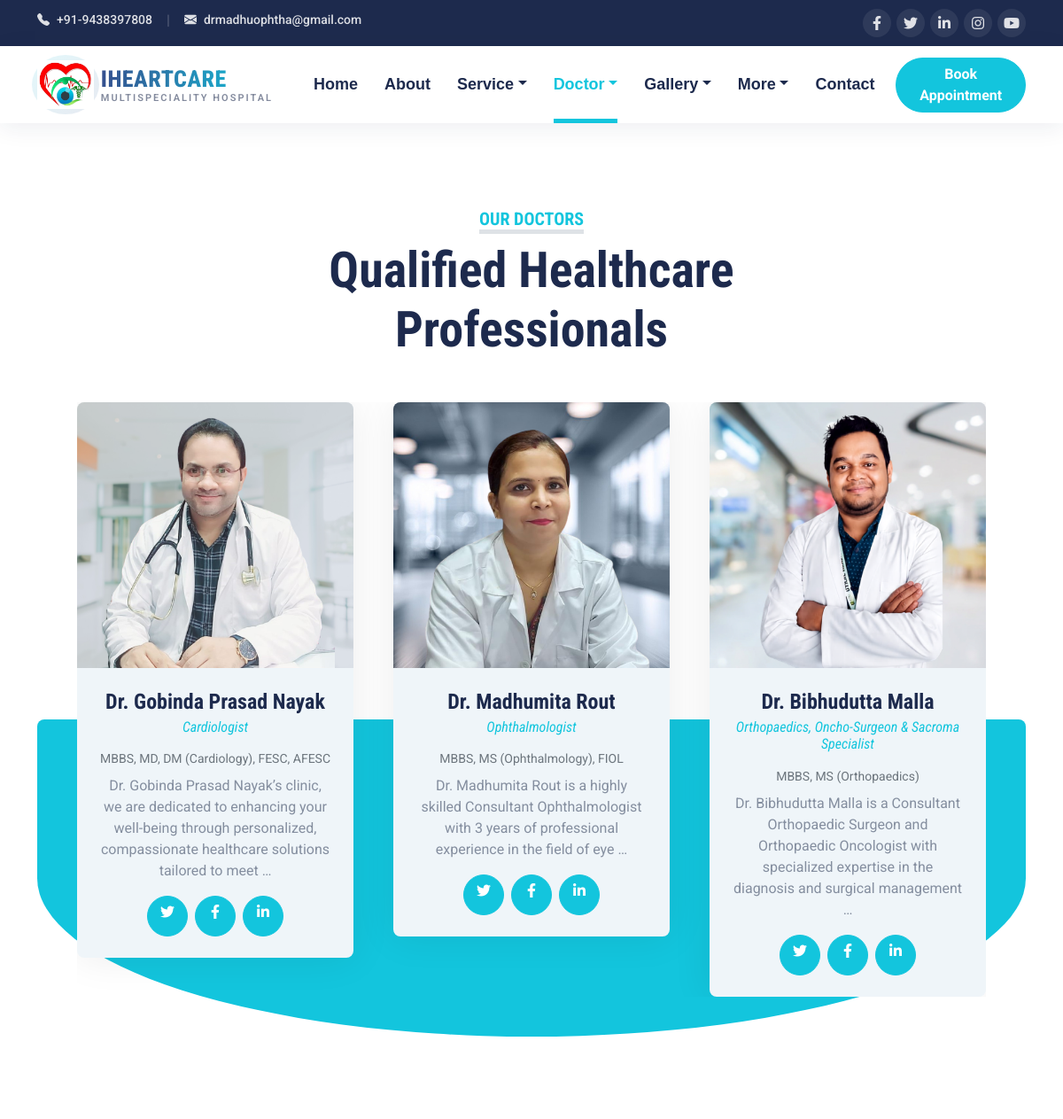
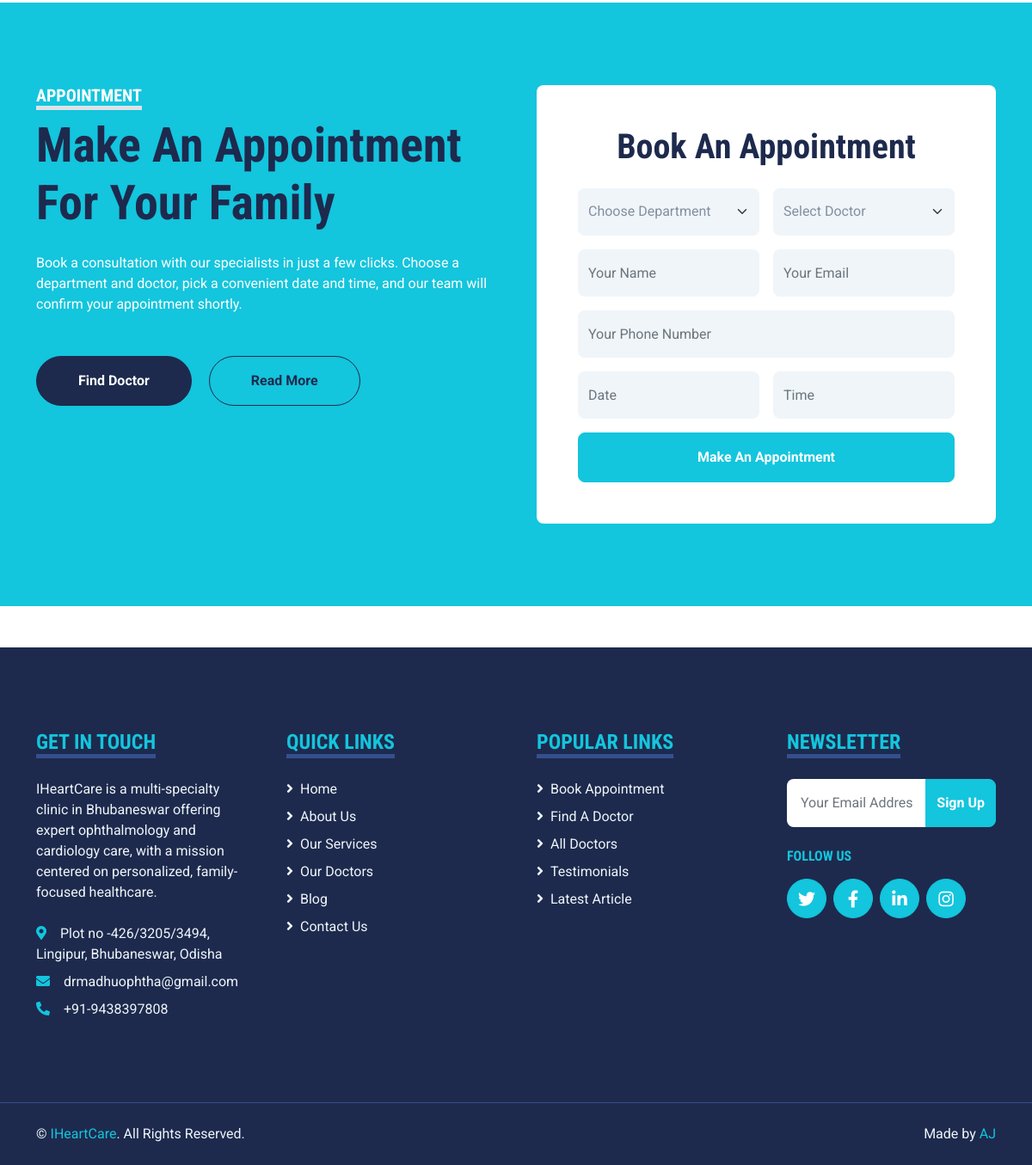
The page /pricing/ on the database its author committed (2 pictures, top to bottom).
### core/models.py (models this page shows, shortened)
class SiteSettings(models.Model):
    site_name = models.CharField(max_length=100, default="IHeartCare")
    phone = models.CharField(max_length=30, default="+012 345 6789")
    email = models.EmailField(default="info@iheartcare.com")
    address = models.CharField(max_length=255, default="123 Street, New York, USA")
    about_text = models.TextField(
        blank=True,
        default="IHeartCare is committed to providing personalized, family-centered "
        "healthcare with compassion and expertise.",
    )
    map_embed_url = models.URLField(blank=True, help_text="Google Maps embed URL for the contact page")
    facebook_url = models.URLField(blank=True, default="#!")
    twitter_url = models.URLField(blank=True, default="#!")
    linkedin_url = models.URLField(blank=True, default="#!")
    instagram_url = models.URLField(blank=True, default="#!")
    youtube_url = models.URLField(blank=True, default="#!")
    class Meta:
        verbose_name = "Site Settings"
        verbose_name_plural = "Site Settings"
    @classmethod
    def load(cls):
        obj, _ = cls.objects.get_or_create(pk=1)
        return obj

class Doctor(models.Model):
    name = models.CharField(max_length=150)
    slug = models.SlugField(max_length=170, unique=True, blank=True)
    departments = models.ManyToManyField(Department, blank=True, related_name="doctors")
    designation = models.CharField(max_length=150, blank=True, help_text='e.g. "Cardiology Specialist"')
    qualification = models.CharField(max_length=150, blank=True, help_text='e.g. "MBBS, MD, DM"')
    photo = models.ImageField(upload_to="doctors/", blank=True, null=True)
    bio = models.TextField(blank=True)
    facebook_url = models.URLField(blank=True, default="#!")
    twitter_url = models.URLField(blank=True, default="#!")
    linkedin_url = models.URLField(blank=True, default="#!")
    is_featured = models.BooleanField(default=True)
    order = models.PositiveIntegerField(default=0)
    class Meta:
        ordering = ["order", "name"]
    def get_absolute_url(self):
        return reverse("core:doctor_detail", args=[self.slug])

### core/views.py (the view)
# urls.py: path("pricing/", views.pricing, name="price"),
def pricing(request):
    context = _base_context("price")
    context.update(
        {
            "packages": Package.objects.all(),
            "doctors": Doctor.objects.filter(is_featured=True)[:3],
            "appointment_form": AppointmentForm(),
        }
    )
    return render(request, "pricing/price.html", context)

### templates/pricing/price.html (shortened to what this page needs)
{% extends "base.html" %}
{% load static %}
{% block content %}
{% include "partials/doctors_carousel.html" %}
{% include "partials/appointment_form.html" with variant="embed" %}
{% endblock %}

### templates/partials/navbar.html (shortened to what this page needs)
{% load static %}
<div class="topbar container-fluid d-none d-lg-block">
    <div class="container">
        <div class="row">
            <div class="col-md-6 text-center text-lg-start mb-2 mb-lg-0">
                <div class="d-inline-flex align-items-center">
                    <a class="topbar-link pe-3" href="tel:{{ site_settings.phone }}"><i
                            class="bi bi-telephone-fill me-2"></i>{{ site_settings.phone }}</a>
                    <span class="topbar-divider">|</span>
                    <a class="topbar-link px-3" href="mailto:{{ site_settings.email }}"><i
                            class="bi bi-envelope-fill me-2"></i>{{ site_settings.email }}</a>
                </div>
            </div>
            <div class="col-md-6 text-center text-lg-end">
                <div class="d-inline-flex align-items-center">
                    <a class="topbar-social" href="{{ site_settings.facebook_url }}">
                        <i class="fab fa-facebook-f"></i>
                    </a>
                    <a class="topbar-social" href="{{ site_settings.twitter_url }}">
                        <i class="fab fa-twitter"></i>
                    </a>
                    <a class="topbar-social" href="{{ site_settings.linkedin_url }}">
                        <i class="fab fa-linkedin-in"></i>
                    </a>
                    <a class="topbar-social" href="{{ site_settings.instagram_url }}">
                        <i class="fab fa-instagram"></i>
                    </a>
                    <a class="topbar-social" href="{{ site_settings.youtube_url }}">
                        <i class="fab fa-youtube"></i>
                    </a>
                </div>
            </div>
        </div>
    </div>
</div>
<div class="container-fluid sticky-top bg-white main-navbar{% if active != 'home' %} mb-5{% endif %}" id="mainNavbar">
    <div class="container">
        <nav class="navbar navbar-expand-lg bg-white navbar-light py-3 py-lg-0">
            <a href="{% url 'core:home' %}" class="navbar-brand d-flex align-items-center">
                <div class="navbar-logo-wrap me-2">
                    <img src="{% static 'core/img/logo.png' %}" alt="{{ site_settings.site_name }}" class="navbar-logo">
                </div>
                <div class="navbar-brand-text">
                    <h1 class="m-0 text-uppercase">{{ site_settings.site_name }}</h1>
                    <span class="navbar-brand-tagline">Multispeciality Hospital</span>
                </div>
            </a>
            <div class="collapse navbar-collapse" id="navbarCollapse">
                <div class="navbar-nav ms-auto py-0 align-items-lg-center">
                    <a href="{% url 'core:home' %}" class="nav-item nav-link {% if active == 'home' %}active{% endif %}">Home</a>
                    <a href="{% url 'core:about' %}" class="nav-item nav-link {% if active == 'about' %}active{% endif %}">About</a>
                    <div class="nav-item dropdown">
                        <a href="{% url 'core:service' %}" class="nav-link dropdown-toggle {% if active == 'service' %}active{% endif %}" data-bs-toggle="dropdown">Service</a>
                    </div>
                    <div class="nav-item dropdown">
                        <a href="{% url 'core:price' %}" class="nav-link dropdown-toggle {% if active == 'price' %}active{% endif %}" data-bs-toggle="dropdown">Doctor</a>
                    </div>
                    <div class="nav-item dropdown">
                        <a href="#" class="nav-link dropdown-toggle {% if active in gallery_group %}active{% endif %}" data-bs-toggle="dropdown">Gallery</a>
                    </div>
                    <div class="nav-item dropdown">
                        <a href="#" class="nav-link dropdown-toggle {% if active in pages_group %}active{% endif %}" data-bs-toggle="dropdown">More</a>
                    </div>
                    <a href="{% url 'core:contact' %}" class="nav-item nav-link {% if active == 'contact' %}active{% endif %}">Contact</a>
                    <a href="{% url 'core:appointment' %}" class="btn btn-primary rounded-pill px-4 ms-lg-4 my-3 my-lg-0">Book Appointment</a>
                </div>
            </div>
        </nav>
    </div>
</div>

### templates/partials/doctor_price_card.html
{% load static %}
<div class="doctor-price-card bg-light rounded overflow-hidden h-100 d-flex flex-column">
    <a href="{{ doctor.get_absolute_url }}" class="text-decoration-none text-body">
        <div class="overflow-hidden">
            {% if doctor.photo %}
            <img class="img-fluid w-100 doctor-price-card-img" src="{{ doctor.photo.url }}" alt="{{ doctor.name }}" style="height: 300px; object-fit: cover;">
            {% else %}
            <img class="img-fluid w-100 doctor-price-card-img" src="{% static 'core/img/team-1.jpg' %}" alt="{{ doctor.name }}" style="height: 300px; object-fit: cover;">
            {% endif %}
        </div>
    </a>
    <div class="text-center p-4 d-flex flex-column flex-grow-1">
        <a href="{{ doctor.get_absolute_url }}" class="text-decoration-none text-body">
            <h4 class="mb-1">{{ doctor.name }}</h4>
        </a>
        {% if doctor.designation %}
        <h6 class="text-primary fw-normal fst-italic mb-3">{{ doctor.designation }}</h6>
        {% endif %}
        {% if doctor.qualification %}
        <p class="text-muted small mb-2">{{ doctor.qualification }}</p>
        {% endif %}
        {% if doctor.bio %}
        <p class="mb-3 flex-grow-1">{{ doctor.bio|truncatewords:20 }}</p>
        {% endif %}
        <div class="d-flex justify-content-center mt-auto">
            <a class="btn btn-primary btn-lg-square rounded-circle mx-1" href="{{ doctor.twitter_url }}"><i class="fab fa-twitter"></i></a>
            <a class="btn btn-primary btn-lg-square rounded-circle mx-1" href="{{ doctor.facebook_url }}"><i class="fab fa-facebook-f"></i></a>
            <a class="btn btn-primary btn-lg-square rounded-circle mx-1" href="{{ doctor.linkedin_url }}"><i class="fab fa-linkedin-in"></i></a>
        </div>
    </div>
</div>

### templates/partials/footer.html
{% load static %}
<div class="container-fluid bg-dark text-light mt-5 py-5">
    <div class="container py-5">
        <div class="row g-5">
            <div class="col-lg-3 col-md-6">
                <h4 class="d-inline-block text-primary text-uppercase border-bottom border-5 border-secondary mb-4">
                    Get In Touch</h4>
                <p class="mb-4">{{ site_settings.about_text }}</p>
                <p class="mb-2"><i class="fa fa-map-marker-alt text-primary me-3"></i>{{ site_settings.address }}</p>
                <p class="mb-2"><i class="fa fa-envelope text-primary me-3"></i>{{ site_settings.email }}</p>
                <p class="mb-0"><i class="fa fa-phone-alt text-primary me-3"></i>{{ site_settings.phone }}</p>
            </div>
            <div class="col-lg-3 col-md-6">
                <h4 class="d-inline-block text-primary text-uppercase border-bottom border-5 border-secondary mb-4">
                    Quick Links</h4>
                <div class="d-flex flex-column justify-content-start">
                    <a class="text-light mb-2" href="{% url 'core:home' %}"><i class="fa fa-angle-right me-2"></i>Home</a>
                    <a class="text-light mb-2" href="{% url 'core:about' %}"><i class="fa fa-angle-right me-2"></i>About Us</a>
                    <a class="text-light mb-2" href="{% url 'core:service' %}"><i class="fa fa-angle-right me-2"></i>Our Services</a>
                    <a class="text-light mb-2" href="{% url 'core:team' %}"><i class="fa fa-angle-right me-2"></i>Our Doctors</a>
                    <a class="text-light mb-2" href="{% url 'core:blog' %}"><i class="fa fa-angle-right me-2"></i>Blog</a>
                    <a class="text-light" href="{% url 'core:contact' %}"><i class="fa fa-angle-right me-2"></i>Contact Us</a>
                </div>
            </div>
            <div class="col-lg-3 col-md-6">
                <h4 class="d-inline-block text-primary text-uppercase border-bottom border-5 border-secondary mb-4">
                    Popular Links</h4>
                <div class="d-flex flex-column justify-content-start">
                    <a class="text-light mb-2" href="{% url 'core:appointment' %}"><i class="fa fa-angle-right me-2"></i>Book Appointment</a>
                    <a class="text-light mb-2" href="{% url 'core:search' %}"><i class="fa fa-angle-right me-2"></i>Find A Doctor</a>
                    <a class="text-light mb-2" href="{% url 'core:price' %}"><i class="fa fa-angle-right me-2"></i>All Doctors</a>
                    <a class="text-light mb-2" href="{% url 'core:testimonial' %}"><i class="fa fa-angle-right me-2"></i>Testimonials</a>
                    <a class="text-light" href="{% url 'core:detail' %}"><i class="fa fa-angle-right me-2"></i>Latest Article</a>
                </div>
            </div>
            <div class="col-lg-3 col-md-6">
                <h4 class="d-inline-block text-primary text-uppercase border-bottom border-5 border-secondary mb-4">
                    Newsletter</h4>
                <form action="">
                    <div class="input-group">
                        <input type="text" class="form-control p-3 border-0" placeholder="Your Email Address">
                        <button class="btn btn-primary">Sign Up</button>
                    </div>
                </form>
                <h6 class="text-primary text-uppercase mt-4 mb-3">Follow Us</h6>
                <div class="d-flex">
                    <a class="btn btn-lg btn-primary btn-lg-square rounded-circle me-2" href="{{ site_settings.twitter_url }}"><i
                            class="fab fa-twitter"></i></a>
                    <a class="btn btn-lg btn-primary btn-lg-square rounded-circle me-2" href="{{ site_settings.facebook_url }}"><i
                            class="fab fa-facebook-f"></i></a>
                    <a class="btn btn-lg btn-primary btn-lg-square rounded-circle me-2" href="{{ site_settings.linkedin_url }}"><i
                            class="fab fa-linkedin-in"></i></a>
                    <a class="btn btn-lg btn-primary btn-lg-square rounded-circle" href="{{ site_settings.instagram_url }}"><i
                            class="fab fa-instagram"></i></a>
                </div>
            </div>
        </div>
    </div>
</div>
<div class="container-fluid bg-dark text-light border-top border-secondary py-4">
    <div class="container">
        <div class="row g-5">
            <div class="col-md-6 text-center text-md-start">
                <p class="mb-md-0">&copy; <a class="text-primary" href="{% url 'core:home' %}">{{ site_settings.site_name }}</a>. All Rights Reserved.
                </p>
            </div>
            <div class="col-md-6 text-center text-md-end">
                <p class="mb-0">Made by <span class="text-primary">AJ</span></p>
            </div>
        </div>
    </div>
</div>

### rows shown on the page
SiteSettings: phone "+91-9438397808", email "drmadhuophtha@gmail.com", site_name "IHEARTCARE", about_text "IHeartCare is a multi-specialty clinic in Bhubaneswar offering expert ophthalmology and cardiology care, with a mission centered on personalized, family-focused healthcare.", address "Plot no -426/3205/3494, Lingipur, Bhubaneswar, Odisha", site_name "IHeartCare"
Doctor: photo (picture), name "Dr. Gobinda Prasad Nayak", designation "Cardiologist", qualification "MBBS, MD, DM (Cardiology), FESC, AFESC", bio "Dr. Gobinda Prasad Nayak’s clinic, we are dedicated to enhancing your well-being through personalized, compassionate healthcare solutions tailored to meet …"
Doctor: photo (picture), name "Dr. Madhumita Rout", designation "Ophthalmologist", qualification "MBBS, MS (Ophthalmology), FIOL", bio "Dr. Madhumita Rout is a highly skilled Consultant Ophthalmologist with 3 years of professional experience in the field of eye …"
Doctor: photo (picture), name "Dr. Bibhudutta Malla", designation "Orthopaedics, Oncho-Surgeon & Sacroma Specialist", qualification "MBBS, MS (Orthopaedics)", bio "Dr. Bibhudutta Malla is a Consultant Orthopaedic Surgeon and Orthopaedic Oncologist with specialized expertise in the diagnosis and surgical management …"
